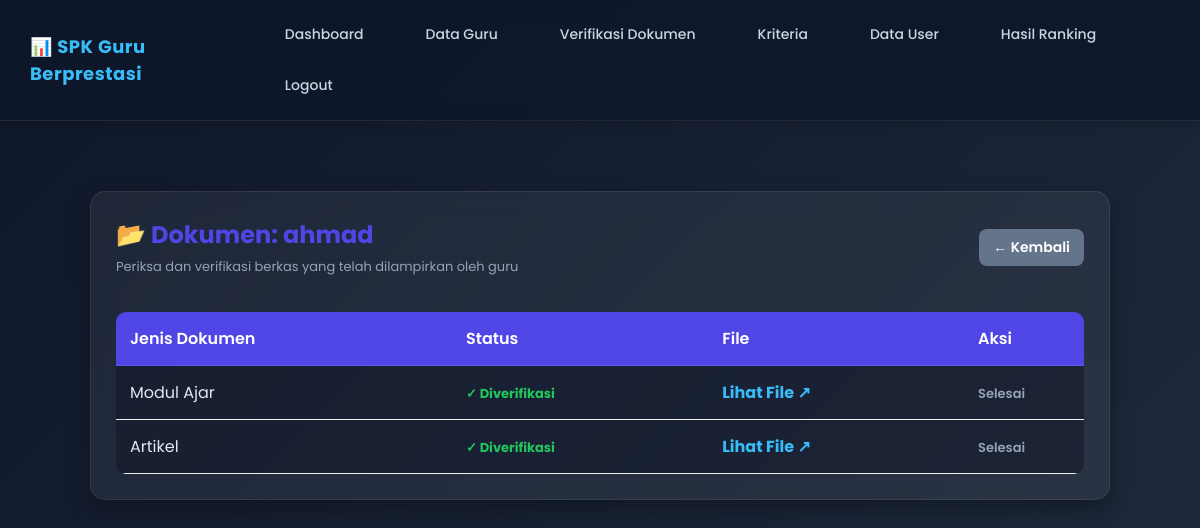
Screenshot of /spk_guru_saw/admin/detail_guru.php?id=11 (signed in) with the database file from the repository.
### tables this page shows
CREATE TABLE `users` (
  `id_user` int(11) NOT NULL,
  `nama` varchar(100) DEFAULT NULL,
  `username` varchar(20) DEFAULT NULL,
  `password` varchar(255) DEFAULT NULL,
  `role` enum('admin','penilai','kepsek','guru') NOT NULL
);

CREATE TABLE `dokumen` (
  `id_dokumen` int(11) NOT NULL,
  `id_guru` int(11) NOT NULL,
  `jenis_dokumen` varchar(100) DEFAULT NULL,
  `nama_file` varchar(255) DEFAULT NULL,
  `tanggal_upload` datetime DEFAULT current_timestamp(),
  `status` varchar(20) DEFAULT 'Pending'
);

### spk_guru_saw/admin/detail_guru.php (the view, shortened to what this page needs)
<?php
include '../config/koneksi.php';
$id_user = $_GET['id'];
$user = mysqli_query($koneksi, "SELECT * FROM users WHERE id_user = '$id_user'");
$u = mysqli_fetch_array($user);
$dok = mysqli_query($koneksi, "SELECT * FROM dokumen WHERE id_guru = '$id_user'");
?>
<!DOCTYPE html>
<html>
<head>
    <link rel="stylesheet" href="../assets/css/style.css">
</head>
<body>
<?php include '../template/menu_admin.php'; ?>
<div class="container">
    <div class="card">
        <div class="page-title">
            <div>
                <h2>📂 Dokumen: <?= htmlspecialchars($u['nama'] ?? 'User Tidak Dikenal'); ?></h2>
                <div class="subtitle">Periksa dan verifikasi berkas yang telah dilampirkan oleh guru</div>
            </div>
            <a href="data_dokumen.php" class="btn btn-kembali">
                ← Kembali
            </a>
        </div>
        <div class="table-container">
            <table>
                <tr>
                    <th>Jenis Dokumen</th>
                    <th>Status</th>
                    <th>File</th>
                    <th width="120">Aksi</th>
                </tr>
                <?php
                if (mysqli_num_rows($dok) > 0) {
                    while($row = mysqli_fetch_array($dok)){
                ?>
                <tr>
                    <td><?= htmlspecialchars($row['jenis_dokumen']) ?></td>
                    <td>
                        <?php if($row['status'] == 'Pending') { ?>
                            <span class="status-pending">🕒 Pending</span>
                        <?php } else { ?>
                            <span class="status-verified">✓ Diverifikasi</span>
                        <?php } ?>
                    </td>
                    <td>
                        <a href="../uploads/<?= $row['nama_file'] ?>" target="_blank" class="link-file">
                            Lihat File ↗
                        </a>
                    </td>
                    <td>
                        <?php if($row['status'] == 'Pending') { ?>
                            <a href="proses_verifikasi.php?id=<?= $row['id_dokumen']; ?>&id_user=<?= $id_user; ?>" class="btn btn-verif">
                                Verifikasi
                            </a>
                        <?php } else { ?>
                            <span style="color:#94a3b8; font-size:13px; font-weight:600;">Selesai</span>
                        <?php } ?>
                    </td>
                </tr>
                <?php
                    }
                } ?>
            </table>
        </div>
    </div>
</div>
</body>
</html>

### spk_guru_saw/assets/css/style.css (style rules this page uses)
* { margin:0; padding:0; box-sizing:border-box; font-family:'Poppins', sans-serif; }
body { background:#f4f7fb; color:#333; }
.container { width:90%; margin:40px auto; }
.card { background:white; padding:30px; border-radius:20px; box-shadow:0 10px 25px rgba(0,0,0,0.08); }
h2 { margin-bottom:20px; color:#4f46e5; }
button, .btn { display:inline-block; padding:12px 20px; border:none; border-radius:10px; text-decoration:none; cursor:pointer; transition:0.3s; font-size:14px; font-weight:500; }
.table-container { overflow-x:auto; }
table { width:100%; border-collapse:collapse; margin-top:20px; }
table tr th { background:#4f46e5; color:white; padding:14px; text-align:left; }
table tr td { padding:14px; border-bottom:1px solid #eee; }
.btn { background:#10b981; color:white; padding:10px 20px; border:none; border-radius:8px; cursor:pointer; text-decoration:none; }
.btn { background:#10b981; color:white; padding:10px 20px; border:none; border-radius:8px; text-decoration:none; cursor:pointer; }

### spk_guru_saw/admin/detail_guru.php (style rules this page uses)
body { margin:0; font-family: 'Segoe UI', Tahoma, sans-serif; background: linear-gradient(135deg, #0f172a, #1e293b); color:#fff; overflow-y: scroll; }
.container { padding:30px; }
.card { background: rgba(255,255,255,0.06); border: 1px solid rgba(255,255,255,0.08); backdrop-filter: blur(10px); padding:25px; border-radius:15px; box-shadow: 0 10px 25px rgba(0,0,0,0.3); }
.page-title { display:flex; justify-content:space-between; align-items:center; margin-bottom:15px; }
h2 { margin:0; font-size:24px; }
.subtitle { font-size:13px; color:#94a3b8; margin-top:5px; }
.btn { display:inline-block; padding:8px 14px; border-radius:8px; text-decoration:none; font-size:14px; transition:0.3s ease; border:none; cursor:pointer; font-weight:600; }
.btn-kembali { background:#64748b; color:#fff; }
.table-container { overflow-x:auto; margin-top:15px; }
table { width:100%; border-collapse:collapse; min-width:600px; background: rgba(15, 23, 42, 0.4); border-radius:10px; overflow:hidden; }
th { padding:12px 15px; text-align:left; background: rgba(56, 189, 248, 0.15); color:#cbd5e1; font-weight:600; border-bottom:1px solid rgba(255,255,255,0.1); }
td { padding:12px 15px; text-align:left; color:#e2e8f0; border-bottom:1px solid rgba(255,255,255,0.05); background: rgba(15, 23, 42, 0.2); }
tr { transition: background-color 0.15s ease; }
.link-file { color: #38bdf8; text-decoration: none; font-weight: bold; }
.status-verified { color: #22c55e; font-weight: bold; font-size: 13px; }

### rows the page displays
users: nama "ahmad"
dokumen: jenis_dokumen "Modul Ajar", status "✓ Diverifikasi"
dokumen: jenis_dokumen "Artikel", status "✓ Diverifikasi"
